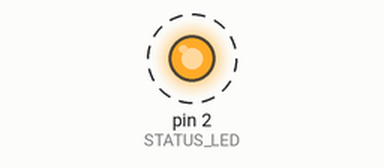
Recording of a sketch running on a simulated Arduino Uno, built with avr-gcc and run on an emulated ATmega328P. Parts: output pins drawn as LEDs (lit = HIGH). Dashed ring = blinking.

Above: at 0.5 s.
Timing chart, 0 to 4.6 s (numbered marks = the images above):
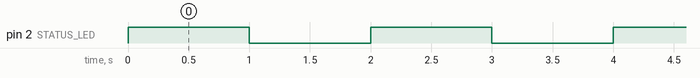

The sketch:

blue_light_test.ino
```cpp
const int STATUS_LED = 2;

void setup()
{
    pinMode(STATUS_LED, OUTPUT);
}

void loop()
{

    digitalWrite(STATUS_LED, HIGH);
    delay(1000);

    digitalWrite(STATUS_LED, LOW);
    delay(1000);
}
```

Measured:
- by itself, pin 2 (STATUS_LED): alternates HIGH for 1.0 s and LOW for 1.0 s
